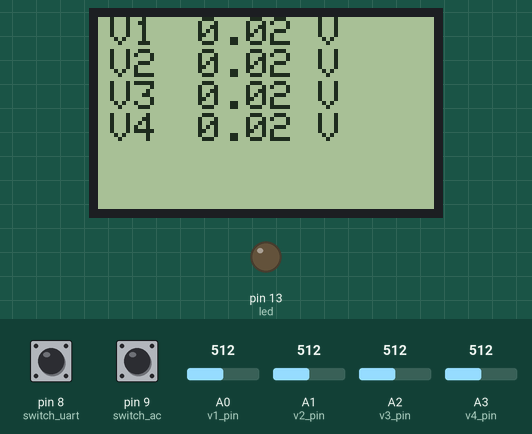
This sketch was run on a simulated Arduino Uno, built with avr-gcc and run on an emulated ATmega328P. Shown: 84×48 one-colour display, output pins drawn as LEDs (lit = HIGH). Inputs (shaded band) come from the test bench; at power-on: A0 (v1_pin) = 512, A1 (v2_pin) = 512, A2 (v3_pin) = 512, A3 (v4_pin) = 512, pin 8 (switch_uart) LOW, pin 9 (switch_ac) LOW.

Above: at 1.2 s.
1.3 s: A0 (v1_pin) set to 94
At 2.6 s:
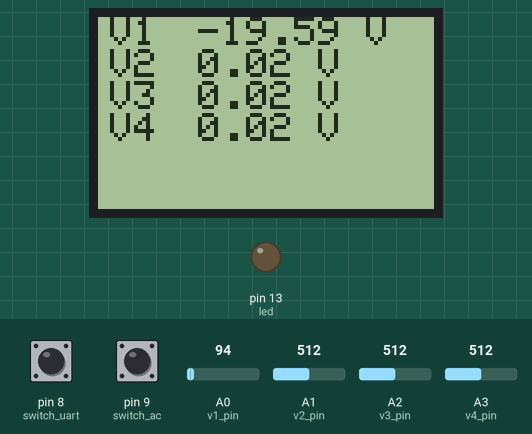
2.9 s: A0 (v1_pin) set to 81
At 4.4 s:
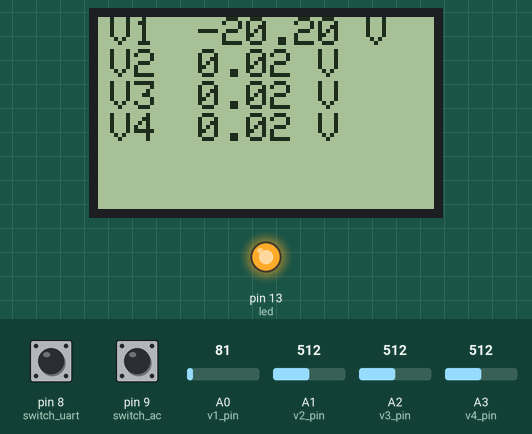
4.7 s: A0 (v1_pin) set to 306
At 6.4 s:
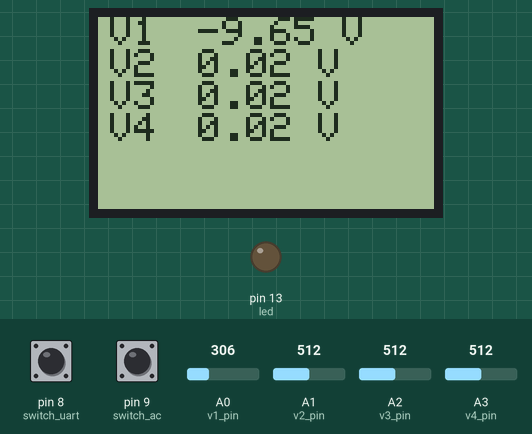
7.7 s: A1 (v2_pin) set to 716
At 8.9 s:
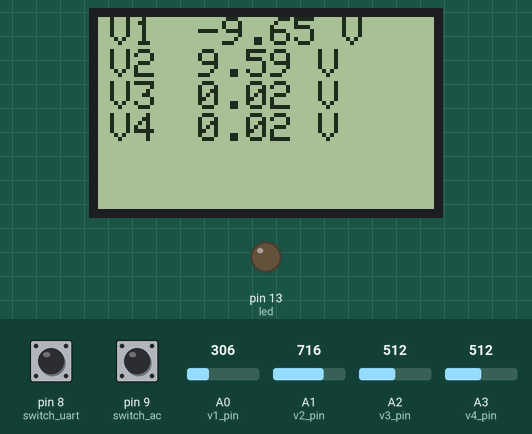
9.2 s: A2 (v3_pin) set to 716
At 10.7 s:
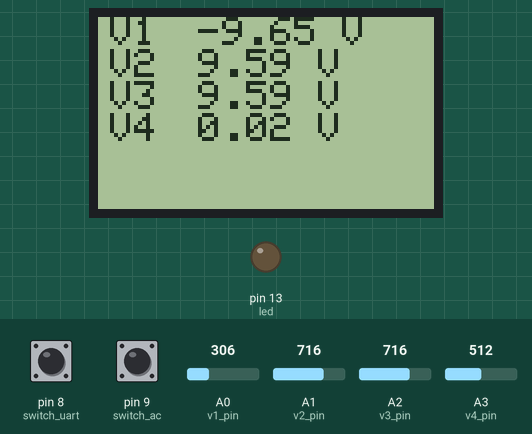
11.0 s: A3 (v4_pin) set to 716
At 12.6 s:
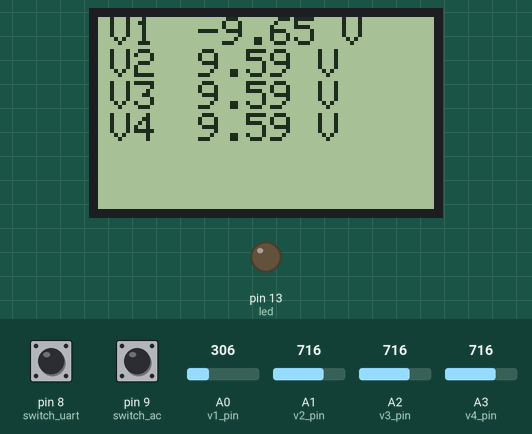
Timing chart, 0 to 13.8 s (numbered marks = the images above; inputs shaded):
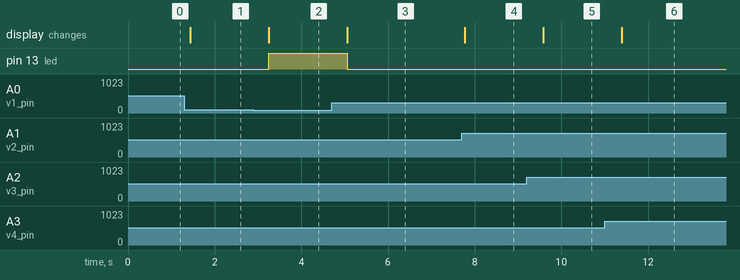

Measured:
- the behaviour switches between 86 and 85 on A0 (v1_pin) (found by bisection; images 1 and 2)
- after the input at 1.3 s, the display: changes after 0.13 s (image 1)
- after the input at 2.9 s, pin 13 (led): LOW → HIGH after 0.35 s; the display: changes after 0.35 s (image 2)
- after the input at 4.7 s, pin 13 (led): HIGH → LOW after 0.36 s; the display: changes after 0.36 s (image 3)
- after the input at 7.7 s, the display: changes after 0.08 s (image 4)
- after the input at 9.2 s, the display: changes after 0.39 s (image 5)
- after the input at 11.0 s, the display: changes after 0.40 s (image 6)

The sketch:

lab3.ino
```cpp
#include <PCD8544.h>

#define v1_pin A0
#define v2_pin A1
#define v3_pin A2
#define v4_pin A3
#define switch_uart 8
#define switch_ac 9
#define led 13


float volt1=0;
float volt2=0;
float volt3=0;
float volt4=0;
int v;
int t_delay=100;
PCD8544 lcd;


void setup() {
  lcd.begin(84, 48);
  Serial.begin(9600);
  pinMode(v1_pin, INPUT);
  pinMode(v2_pin, INPUT);
  pinMode(v3_pin, INPUT);
  pinMode(v4_pin, INPUT);
  pinMode(switch_uart, INPUT);
  pinMode(switch_ac, INPUT);
  pinMode(led, OUTPUT);
}

// lectura del valor maximo de la onda
float volt_pico(int pin) {
  float maximo = 0;
  float minimo = 0;
  float v = 0;
  uint32_t tiempo = millis();
  while((millis() - tiempo) < 100){
    v = analogRead(pin);
    if (v > maximo) maximo = v;
  }
  return maximo;
}

float volt_rms (float tension_pico) {
  return (tension_pico)/(sqrt(2));
}


void loop() {
    if (digitalRead(switch_ac)==HIGH){
      t_delay=100;
      volt1 = volt_rms(map(volt_pico(v1_pin), 0, 1023, -2400, 2400));
      volt1 = volt1/100;
      volt2 = volt_rms(map(volt_pico(v2_pin), 0, 1023, -2400, 2400));
      volt2 = volt2/100;
      volt3 = volt_rms(map(volt_pico(v3_pin), 0, 1023, -2400, 2400));
      volt3 = volt3/100;
      volt4 = volt_rms(map(volt_pico(v4_pin), 0, 1023, -2400, 2400));
      volt4 = volt4/100;
    }
    else if (digitalRead(switch_ac)==LOW){
      t_delay=400;
      volt1 = map(analogRead(v1_pin), 0, 1023, -2400, 2400);
      volt1 = volt1/100;
      volt2 = map(analogRead(v2_pin), 0, 1023, -2400, 2400);
      volt2 = volt2/100;
      volt3 = map(analogRead(v3_pin), 0, 1023, -2400, 2400);
      volt3 = volt3/100;
      volt4 = map(analogRead(v4_pin), 0, 1023, -2400, 2400);
      volt4 = volt4/100;
    }

    lcd.clear();
    lcd.setCursor(0, 0);
    lcd.drawColumn(48,48);
    lcd.setCursor(20, 0);
    lcd.drawColumn(48,48);
    lcd.setCursor(3, 0);
    lcd.print("V1");
    lcd.setCursor(25, 0);
    lcd.print(volt1);
    lcd.print(" V");
    lcd.setCursor(3,1);
    lcd.print("V2");
    lcd.setCursor(25, 1);
    lcd.print(volt2);
    lcd.print(" V");
    lcd.setCursor(3, 2);
    lcd.print("V3");
    lcd.setCursor(25, 2);
    lcd.print(volt3);
    lcd.print(" V");
    lcd.setCursor(3,3);
    lcd.print("V4");
    lcd.setCursor(25, 3);
    lcd.print(volt4);
    lcd.print(" V");

    if(digitalRead(switch_uart) == HIGH){
      Serial.println(volt1);
      Serial.println(volt2);
      Serial.println(volt3);
      Serial.println(volt4);
    }

    if (volt1 < -20 || volt1 > 20 || volt2 < -20 || volt2 > 20 || volt3 < -20 || volt3 > 20 || volt4 < -20 || volt4 > 20){
      digitalWrite(led, HIGH);
    }else {
      digitalWrite(led, LOW);
    }

    delay(t_delay);
 }
```
